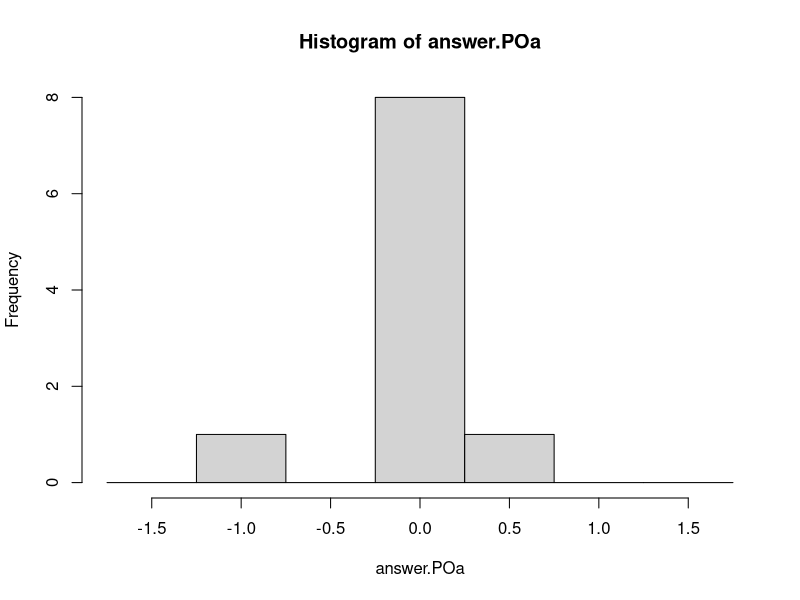

Write R code to recreate this figure.
## ---- chunk 1
d <- data.frame(child = 1:10, 
                y0 = c(1.1, 0.1, 0.5, 0.9, 1.6, 2.0, 1.2, 0.7, 1.0, 1.1), 
                y1 = c(1.1, 0.6, 0.5, 0.9, 0.7, 2.0, 1.2, 0.7, 1.0, 1.1) )
knitr::kable(d)
## ---- chunk 2
answer.POa <- d$y1 - d$y0
hist(answer.POa,breaks = seq(-1.75,1.75,0.5))
## ---- chunk 3
answer.POd <- sum(answer.POa) / length(answer.POa)
print(c("The ATE of playing outside is: ", answer.POd))
## ---- chunk 4
treatment_outcomes <- d$y1[c(TRUE,FALSE)] #get odd children
control_outcomes <- d$y0[c(FALSE,TRUE)] #get even children
answer.POe <- sum(treatment_outcomes)/length(treatment_outcomes) - sum(control_outcomes)/length(control_outcomes)
print(c("The ATE of playing outside is: ", answer.POe))
## ---- chunk 5
answer.POg <- NA
## ---- chunk 6
treatment_outcomes <- d$y1[0:5] #get odd children
control_outcomes <- d$y0[6:10] #get even children
answer.POh <- sum(treatment_outcomes)/length(treatment_outcomes) - sum(control_outcomes)/length(control_outcomes)
print(c("The ATE of playing outside is: ", answer.POh))
